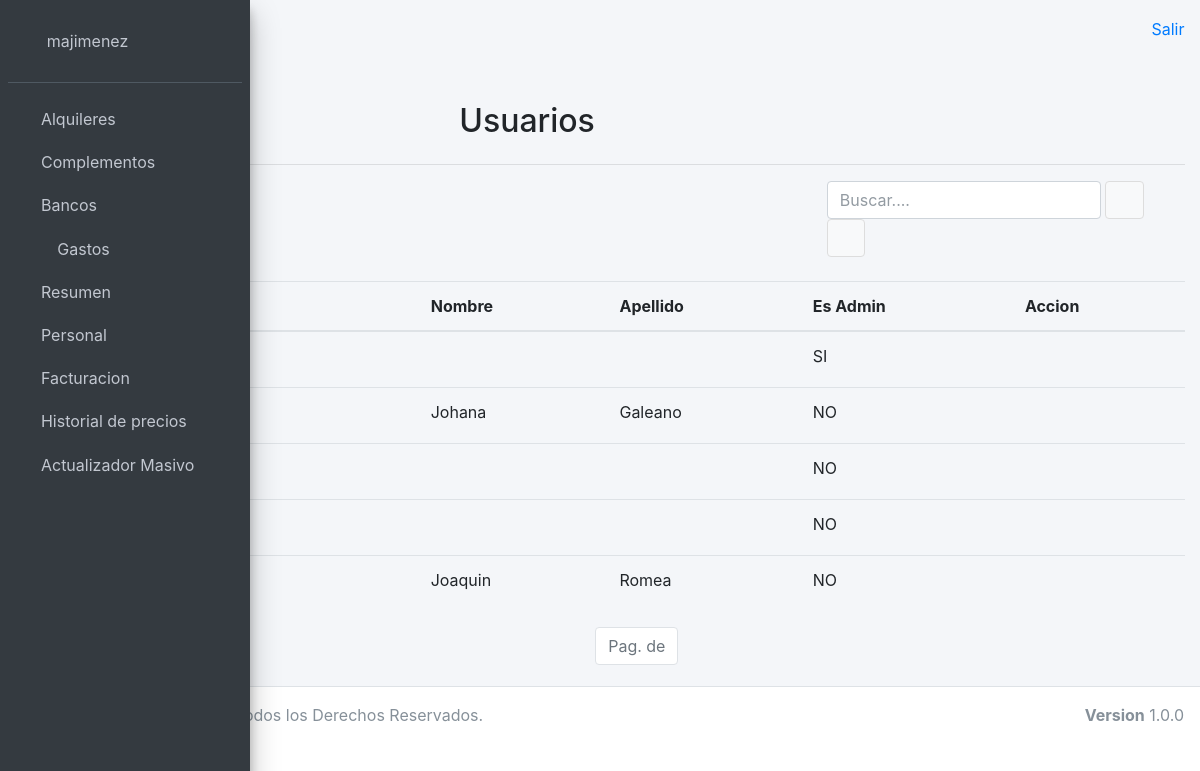
Screenshot of /user/useradmlist/ (signed in) with the database file from the repository.
### usuariosadm/models.py (models this page shows)
class UserAdm(AbstractUser):
    observacion = models.TextField(max_length=500, blank=True)

### usuariosadm/views.py (the view)
# urls.py: path('useradmlist/', list_user, name='useradmlist'),
def list_user(request):
    usuarios = UserAdm.objects.all()
    return render(request, 'usuariosadm/useradm_list.html', {'usuarios': usuarios})

### templates/usuariosadm/useradm_list.html (shortened to what this page needs)
{% extends 'base.html' %}
{% block content %}
    <div class="container">
        <br>
        <div class="row">
            <div class="col-sm-4"></div>
            <div class="col-sm-4">
                <h2>Usuarios</h2>
            </div>
            <div class="col-sm-4"></div>
        </div>
        <hr>
        <form action="/obrasociallistado" method="GET">
            <div class="form-inline">
                <div class="col-4">
                    <input class="form-control" id="txtBuscar" name="txtBuscar" placeholder="Buscar....">
                    <button type="submit" class="btn btn-default" title="Buscar!">
                        <i class="fas fa-search"></i>
                    </button>
                    <button type="button" class="btn btn-default" title="Agregar Obra Social!" onclick="location.href='/user/useradmnew'">
                        <i class="fas fa-plus"></i>
                    </button>
                </div>
            </div>
            <br>
            <table class="table table-hover">
                <thead>
                    <tr>
                        <th>Nombre Usuario</th>
                        <th>Nombre</th>
                        <th>Apellido</th>
                        <th>Es Admin</th>
                        <th>Accion</th>
                    </tr>
                </thead>
                <tbody>
                    {% for usuario in usuarios %}
                    <tr>
                        <td>{{usuario }}</td>
                        <td>{{usuario.first_name}}</td>
                        <td>{{usuario.last_name}}</td>
                        <td>{% if usuario.is_staff == True  %}
                                SI
                            {%else%}
                                NO
                            {%endif%}
                        </td>
                        <td>
                            <button type="button" class="btn btn-link btn-sm" onclick="location.href='/user/useradmedit/' + {{ usuario.pk }}">
                                <i class="fas fa-pencil-alt"></i>
                            </button>
                        </td>
                    </tr>
                    {% endfor %}
                </tbody>
            </table>
            <nav aria-label="Page navigation">
                <ul class="pagination justify-content-center">
                    <li class="page-item disabled">
                        <a class="page-link">
                            Pag. {{ resultados.number }} de {{ resultados.paginator.num_pages }}
                        </a>
                    </li>
                </ul>
            </nav>
        </form>
    </div>
{% endblock %}

### templates/base.html (shortened to what this page needs)
{% load static %}
<!DOCTYPE html>
<html>
<head>
  <link rel="stylesheet" href="{% static 'plugins/fontawesome-free/css/all.min.css'%}">
  <link rel="stylesheet" href="{% static 'dist/css/ionicons.min.css'%}">
  <link rel="stylesheet" href="{% static 'plugins/sweetalert2-theme-bootstrap-4/bootstrap-4.min.css'%}">
  <link rel="stylesheet" href="{% static 'plugins/icheck-bootstrap/icheck-bootstrap.min.css'%}">
  <link rel="stylesheet" href="{% static 'plugins/jqvmap/jqvmap.min.css'%}">
  <link rel="stylesheet" href="{% static 'dist/css/adminlte.min.css'%}">
  <link rel="stylesheet" href="{% static 'plugins/overlayScrollbars/css/OverlayScrollbars.min.css'%}">
  <link rel="stylesheet" href="{% static 'plugins/daterangepicker/daterangepicker.css'%}">
  <link rel="stylesheet" href="{% static 'plugins/summernote/summernote-bs4.css'%}">
  <link rel="stylesheet" href="{% static 'plugins/select2/css/select2.min.css'%}">
  <link rel="stylesheet" href="{% static 'plugins/fullcalendar/main.min.css' %}">
  <link rel="stylesheet" href="{% static 'plugins/fullcalendar-daygrid/main.min.css' %}">
  <link rel="stylesheet" href="{% static 'plugins/fullcalendar-timegrid/main.min.css' %}">
  <link rel="stylesheet" href="{% static 'plugins/fullcalendar-bootstrap/main.min.css' %}">
  <link rel="stylesheet" href="{% static 'plugins/jquery-ui/jquery-ui.min.css' %}">
  <link rel="stylesheet" href="{% static 'plugins/tempusdominus-bootstrap-4/css/tempusdominus-bootstrap-4.min.css'%}">
</head>
<body class="hold-transition sidebar-mini layout-fixed sidebar-collapse">
<div class="wrapper">
  <aside class="main-sidebar sidebar-dark-primary elevation-4">
    <div class="sidebar">
      <div class="user-panel mt-3 pb-3 mb-3 d-flex">
        <div class="image">
        </div>
        {% if user.is_authenticated %}
          <div class="info">
            <a class="nav-link" href="/user/changepassword" tabindex="-1" aria-disabled="true">{{ user.get_username }}</a>
          </div>
        {% endif %}
      </div>
      <nav class="mt-2">
        <ul class="nav nav-pills nav-sidebar flex-column" data-widget="treeview" role="menu" data-accordion="false">
        <li class="nav-item has-treeview">
          <a href="#" class="nav-link">
            <i class="fas fa-hotel"></i>
            <p>
              Alquileres
              <i class="fas fa-angle-left right"></i>
            </p>
          </a>
        </li>
        <li class="nav-item has-treeview">
          <a href="#" class="nav-link">
            <i class="fas fa-cog"></i>
            <p>
              Complementos
              <i class="fas fa-angle-left right"></i>
            </p>
          </a>
        </li>
        <li class="nav-item has-treeview">
          <a href="/bancos/listado" class="nav-link">
            <i class="fas fa-piggy-bank"></i>
            <p>
              Bancos
            </p>
          </a>
        </li>
          <li class="nav-item has-treeview">
            <a href="#" class="nav-link">
              <i class="nav-icon fas fa-dollar-sign"></i>
              <p>
                Gastos
                <i class="fas fa-angle-left right"></i>
              </p>
            </a>
          </li>
          <li class="nav-item has-treeview">
            <a href="#" class="nav-link">
              <i class="far fa-file-alt"></i>
              <p>
                Resumen
                <i class="fas fa-angle-left right"></i>
              </p>
            </a>
          </li>
          <li class="nav-item has-treeview">
            <a href="#" class="nav-link">
              <i class="fas fa-user-tag"></i>
              <p>
                Personal
                <i class="fas fa-angle-left right"></i>
              </p>
            </a>
          </li>
          <li class="nav-item has-treeview">
            <a href="#" class="nav-link">
              <i class="fas fa-hand-holding-usd"></i>
              <p>
                Facturacion
                <i class="fas fa-angle-left right"></i>
              </p>
            </a>
          </li>
          <li class="nav-item has-treeview">
            <a href="/historial/precios" class="nav-link">
              <i class="fas fa-history"></i>
              <p>
                Historial de precios
              </p>
            </a>
          </li>
          <li class="nav-item has-treeview">
            <a href="/facturas/actualizadormasivo/" class="nav-link">
              <i class="fas fa-grip-vertical"></i>
              <p>
                Actualizador Masivo
              </p>
            </a>
          </li>
        </ul>
      </nav>
    </div>
  </aside>
  <div class="content-wrapper">
    <div class="content-header">
      <div class="container-fluid">
        <div class="row mb-2">
          <div class="col-sm-6">
              <a class="nav-link" data-widget="pushmenu" href="#"></a>
          </div>
          <div class="col-sm-6">
            <ol class="breadcrumb float-sm-right">
              <a class="breadcrumb-item" href="/salir">Salir</a>
            </ol>
          </div>
        </div>
      </div>
    </div>
    <section class="content">
      <div class="container-fluid">
        <div class="row">
          {%block content %}
          {% endblock %}
        </div>
      </div>
    </section>
  </div>
  <footer class="main-footer">
    <strong>Copyright &copy; 2023 </strong>
    Todos los Derechos Reservados.
    <div class="float-right d-none d-sm-inline-block">
      <b>Version</b> 1.0.0
    </div>
  </footer>
</div>
</body>
</html>

### rows the page displays
UserAdm: get_username "majimenez", is_staff "NO"
UserAdm: is_staff "SI"
UserAdm: first_name "Johana", last_name "Galeano", is_staff "NO"
UserAdm: is_staff "NO"
UserAdm: first_name "Joaquin", last_name "Romea", is_staff "NO"
